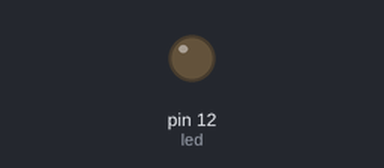
A sketch run on a simulated Arduino Uno, built with avr-gcc and run on an emulated ATmega328P. On the bench: output pins drawn as LEDs (lit = HIGH).

Above: at 0.3 s.
At 3.9 s:
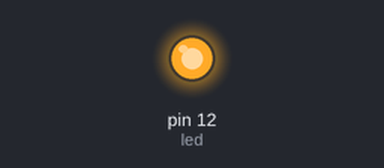
Timing chart, 0 to 6.0 s (numbered marks = the images above):
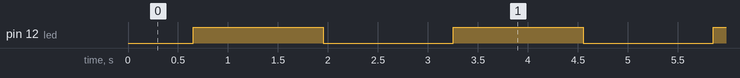

The sketch:

d_brightness_control_copy_20240825132229_copy_20240825132325.ino
```cpp
int led=12;
void setup() {

  pinMode (led,OUTPUT);

}

void loop() {

for(int i=0;i<=255;i=i+10)
 { analogWrite(led,i);
  delay(50);
}
for(int j=255;j>=0;j=j-10)
{
  analogWrite(led,j);
  delay(50);
}

}
```

Measured:
- by itself, pin 12 (led): alternates HIGH for 1.3 s and LOW for 1.3 s
